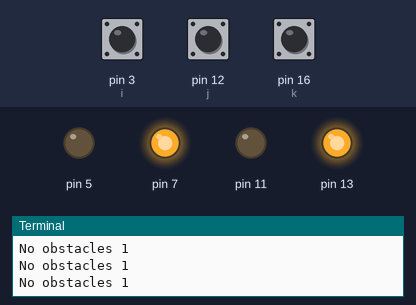
Bench run of a program on a simulated Raspberry Pi (header pin numbers). Shown: output pins drawn as LEDs (lit = HIGH), the last lines printed to the terminal. Dashed ring = blinking. The test bench sets the inputs (shaded band); at power-on: pin 3 (i) HIGH, pin 12 (j) LOW, pin 16 (k) HIGH.

Above: at 1.2 s.
1.3 s: pin 3 (i) pulled LOW for 0.6 s
At 2.3 s:
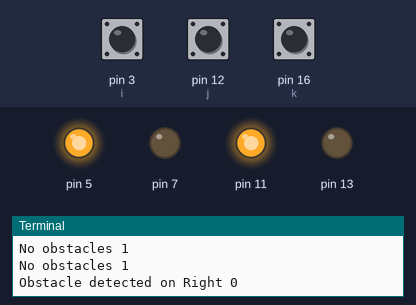
5.0 s: pin 12 (j) pulled HIGH for 3.2 s
At 9.3 s:
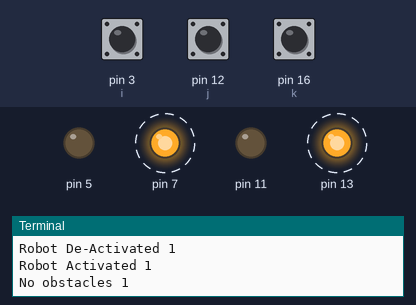
10.5 s: pin 16 (k) pulled LOW for 0.6 s
At 12.3 s:
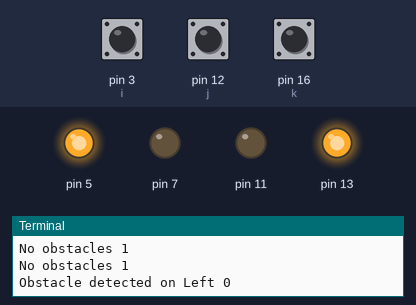
14.0 s: pin 16 (k) pulled LOW for 1 s
At 17.1 s:
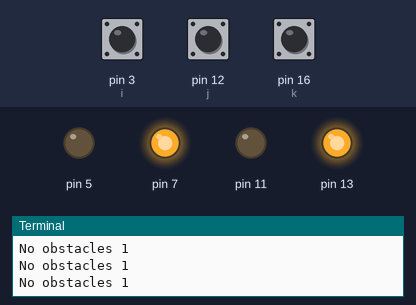
17.5 s: pin 16 (k) pulled LOW for 3.2 s
At 18.3 s:
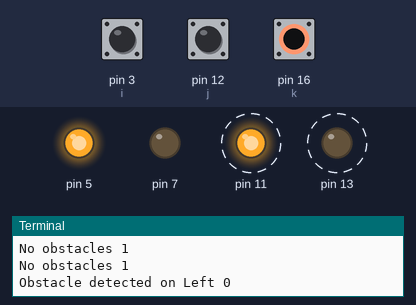
Timing chart, 0 to 23.0 s (numbered marks = the images above; inputs shaded):
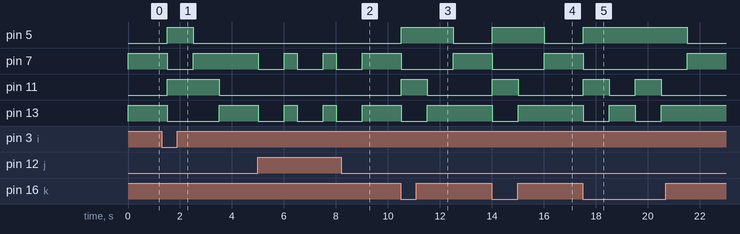

Measured:
- after the input at 1.3 s, pin 5: LOW → HIGH after 0.20 s, → LOW 1.0 s later; pin 7: HIGH → LOW after 0.20 s, → HIGH 1.0 s later; pin 11: LOW → HIGH after 0.20 s, → LOW 2.0 s later; pin 13: HIGH → LOW after 0.20 s, → HIGH 2.0 s later
- after the input at 5.0 s, pin 7, pin 13: alternates HIGH for 0.50 s and LOW for 1.0 s, starting at once
- after the input at 10.5 s, pin 5: LOW → HIGH at once, → LOW 2.0 s later; pin 7: HIGH → LOW at once, → HIGH 2.0 s later; pin 11: LOW → HIGH at once, → LOW 1.0 s later; pin 13: HIGH → LOW at once, → HIGH 1.0 s later
- after the input at 14.0 s, pin 5: LOW → HIGH at once, → LOW 2.0 s later; pin 7: HIGH → LOW at once, → HIGH 2.0 s later; pin 11: LOW → HIGH at once, → LOW 1.0 s later; pin 13: HIGH → LOW at once, → HIGH 1.0 s later
- after the input at 17.5 s, pin 5: LOW → HIGH at once, → LOW 4.0 s later; pin 7: HIGH → LOW at once, → HIGH 4.0 s later; pin 11: alternates HIGH for 1.0 s and LOW for 1.0 s, 4 changes in all, then stays LOW, starting at once; pin 13: alternates HIGH for 1.0 s and LOW for 1.0 s, 4 changes in all, then stays HIGH, starting at once

The program:

robot_1_.py
```python
#obstacle avoiding robot.
import RPi.GPIO as GPIO #Controlling the GPIO pins
import time #for delay function
GPIO.setwarnings(False)
GPIO.setmode(GPIO.BOARD)
GPIO.setup(3, GPIO.IN) #Right IR sensor module
GPIO.setup(12, GPIO.IN, pull_up_down=GPIO.PUD_DOWN) #Activation button
GPIO.setup(16, GPIO.IN, pull_up_down=GPIO.PUD_UP) #Left IR sensor module
GPIO.setup(5,GPIO.OUT) #Left motor control
GPIO.setup(7,GPIO.OUT) #Left motor control
GPIO.setup(11,GPIO.OUT) #Right motor control
GPIO.setup(13,GPIO.OUT) #Right motor control

#Motor stop/brake
GPIO.output(5,0)#left motor 1
GPIO.output(7,0) #left motor 2
GPIO.output(11,0) #right motor 1
GPIO.output(13,0)#right motor 2

flag=0
while True:
	j=1#GPIO.input(12)
	if j==1: #Robot is activated when button is pressed
		flag=1
		print "Robot Activated",j

	while flag==1:
		i=GPIO.input(3) #Listening for output from right IR sensor
		k=GPIO.input(16) #Listening for output from left IR sensor
		if i==0: #Obstacle detected on right IR sensor
			print "Obstacle detected on Right",i
			#Move in reverse direction
			GPIO.output(5,1) #Left motor turns anticlockwise
			GPIO.output(7,0)
			GPIO.output(11,1) #Right motor turns clockwise
			GPIO.output(13,0)
			time.sleep(1)

			#Turn robot left
			GPIO.output(5,0) #Left motor turns clockwise
			GPIO.output(7,1)
			GPIO.output(11,1) #Right motor turns clockwise
			GPIO.output(13,0)
			time.sleep(1)
		if k==0: #Obstacle detected on left IR sensor
			print "Obstacle detected on Left",k
			GPIO.output(5,1) #Left motor turns anticlockwise
			GPIO.output(7,0)
			GPIO.output(11,1) #Right motor turns clockwise
			GPIO.output(13,0)
			time.sleep(1)

			GPIO.output(5,1)
			GPIO.output(7,0)
			GPIO.output(11,0)
			GPIO.output(13,1)
			time.sleep(1)

		elif i==0 and k==0:
			print "Obstacles on both sides"
			GPIO.output(5,1)
			GPIO.output(7,0)
			GPIO.output(11,1)
			GPIO.output(13,0)
			time.sleep(1)

			GPIO.output(5,1)
			GPIO.output(7,0)
			GPIO.output(11,0)
			GPIO.output(13,1)
			time.sleep(1)

		elif i==1 and k==1:	#No obstacles, robot moves forward
			print "No obstacles",i
			#Robot moves forward
			GPIO.output(5,0)
			GPIO.output(7,1)
			GPIO.output(11,0)
			GPIO.output(13,1)
			time.sleep(0.5)
		j=GPIO.input(12)
		if j==1: #De activate robot on pushin the button
			flag=0
			print "Robot De-Activated",j
			GPIO.output(5,0)
			GPIO.output(7,0)
			GPIO.output(11,0)
			GPIO.output(13,0)
			time.sleep(1)
```
